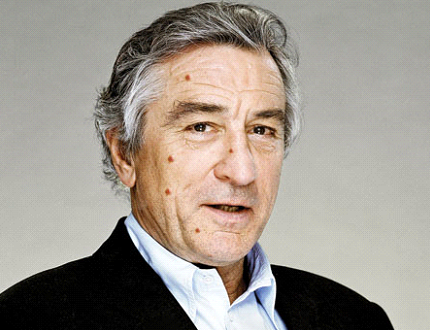
#> input picture EXC1/Q1_images/img_Q2.png, 430 x 330 px, found by its file name
$ jupyter execute DIP_EXC1_Q2.ipynb
#> lines starting #> are read from the running program, lines starting #| are printed output that depends on the picture
<a href="https://colab.research.google.com/github/ZahraEk/Digital-Image-Proccesing/blob/main/DIP_EXC1_Q2.ipynb" target="_parent"></a>

import Required libraries :

[cell 1]
import cv2
import numpy as np
from google.colab.patches import cv2_imshow

Q2 :

[cell 2]
#read image
img = cv2.imread("drive/MyDrive/DIP_EXC1/Q2/img_Q2.png",0)
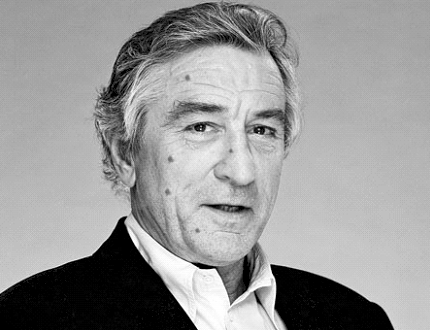
#> img: shape (330, 430); min 0, max 255, mean 152

#center of circles
x1, y1 = 187, 78
x2, y2 = 233, 151
x3, y3 = 171, 158
x4, y4 = 168, 190
x5, y5 = 196, 230

radius = 10

color1 = (255,255,255)
color2 = (204,204,204)

#draw white circles
cv2.circle(img, (x1, y1), radius, color1, 2)
cv2.circle(img, (x2, y2), radius, color1, 2)
#> img: shape (330, 430); min 0, max 255, mean 152.1
cv2.circle(img, (x3, y3), radius, color1, 2)
cv2.circle(img, (x4, y4), radius, color1, 2)
cv2.circle(img, (x5, y5), radius, color1, 2)
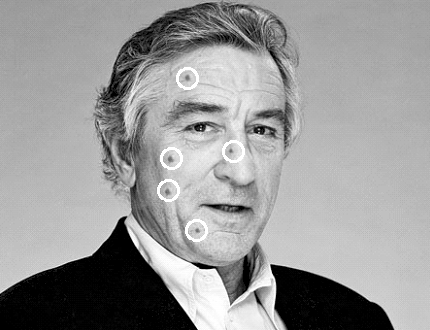
#> img: shape (330, 430); min 0, max 255, mean 152.4

"""
#draw gray circles
cv2.circle(img, (x1, y1), radius, color2, -1)
cv2.circle(img, (x2, y2), radius, color2, -1)
cv2.circle(img, (x3, y3), radius, color2, -1)
cv2.circle(img, (x4, y4), radius, color2, -1)
cv2.circle(img, (x5, y5), radius, color2, -1)
"""

#show image
cv2_imshow(img)

"""
#save image
cv2.imwrite('drive/MyDrive/DIP_EXC1/Q2/Q2_a_gray.png', img)
cv2.imwrite('drive/MyDrive/DIP_EXC1/Q2/Q2_a_rgb.png', img)
cv2.imwrite('drive/MyDrive/DIP_EXC1/Q2/Q2_b1.png', img)
cv2.imwrite('drive/MyDrive/DIP_EXC1/Q2/Q2_b2.png', img)
"""

cv2.waitKey(0)
cv2.destroyAllWindows()
